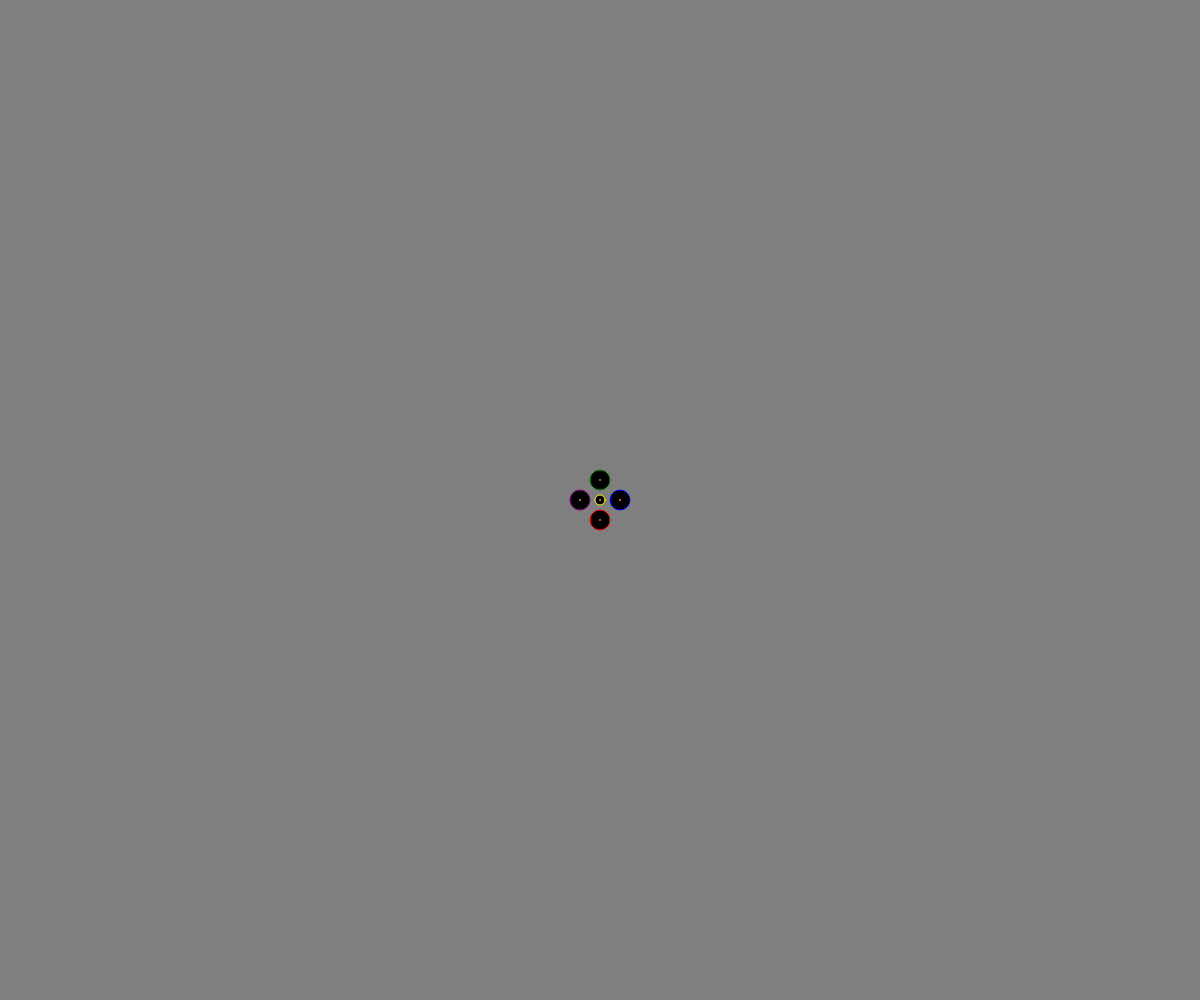
Frame 1 (no input)
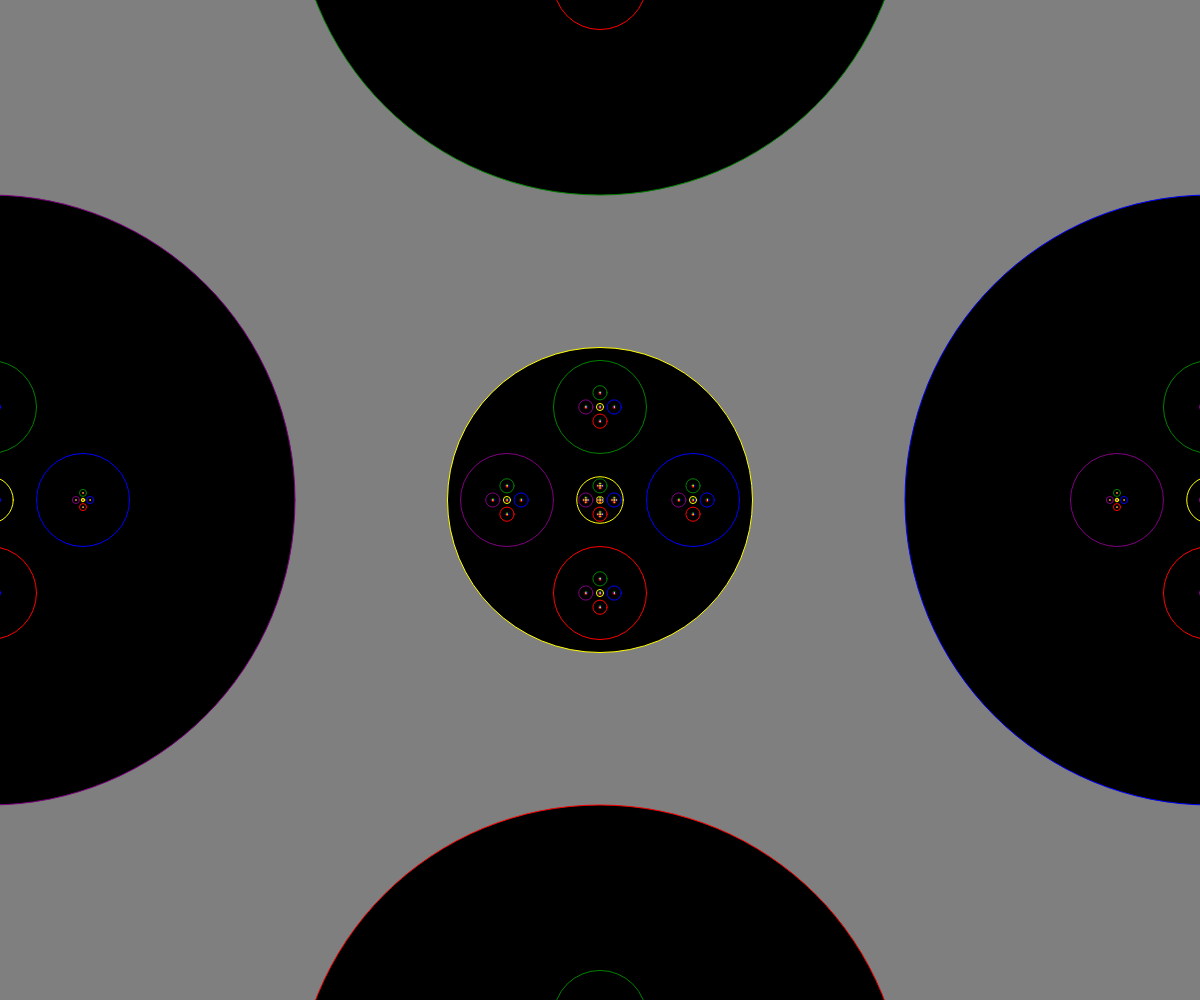
Frame 60 (no input)
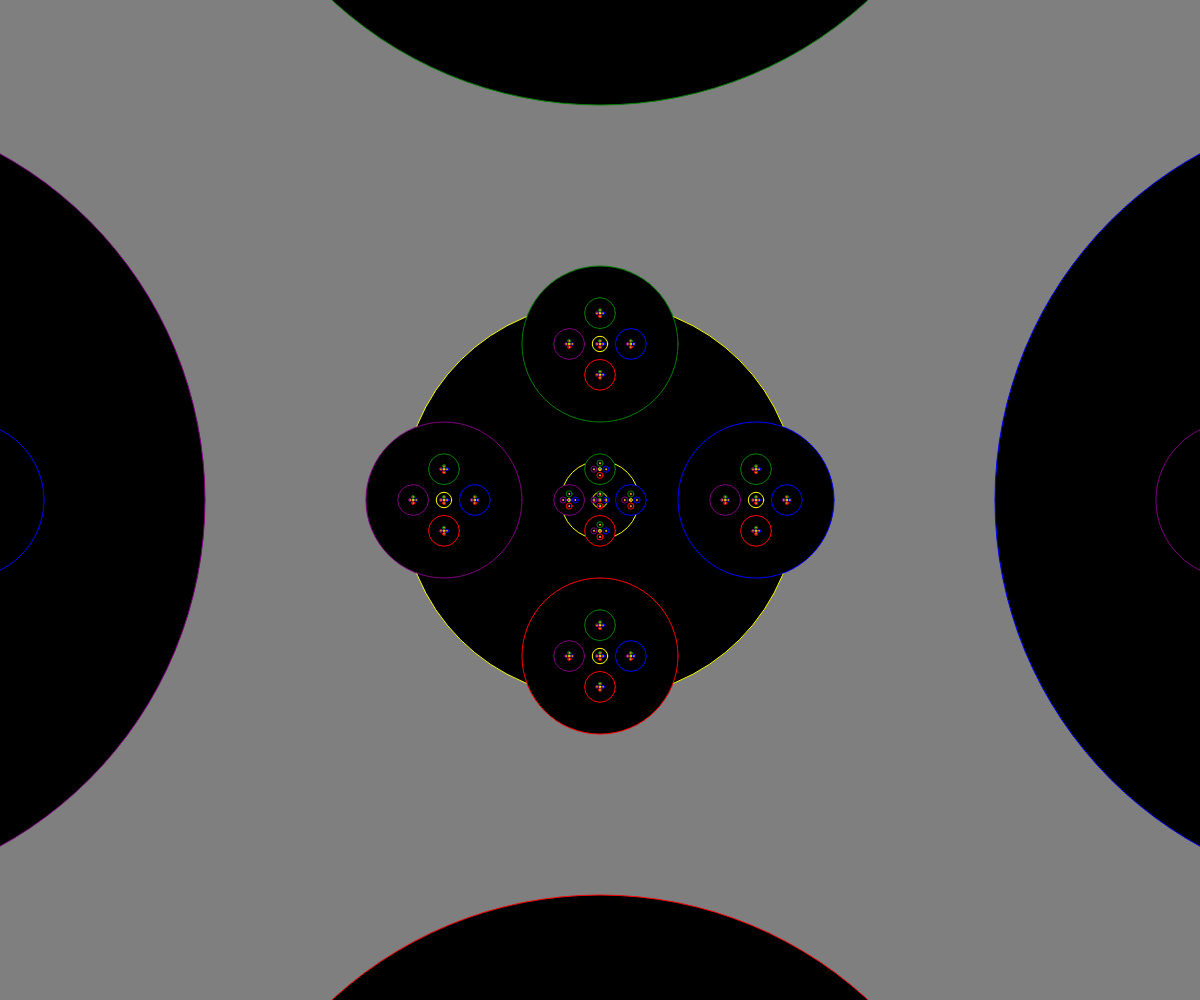
Frame 120 (the mouse pressed at the canvas centre since frame 60)

The p5.js sketch that drew these frames (run headless with seeded random() and noise() and a simulated clock; from frame 60 on, the mouse is pressed at the canvas centre):

// p5.js sketch
// ── sketch.js
let ratio, increment;

function setup() {
  createCanvas(innerWidth, innerHeight)
  frameRate(20)

  ratio = 0.01
  increment = ratio * 0.5
}

function draw() {
  background(127)
  translate(width / 2, height / 2)
  drawCircle(0, 0, min(width, height) * 2.00, ratio)

  if (ratio >= 0.50 || (ratio <= 0.00 && increment < 0)) {
    increment *= -1
  }
  ratio += increment
}

function drawCircle(cx, cy, d, ratio, i=0) {
  if (i > 0) {
    fill('black')
    circle(cx, cy, d)
  }

  if (d > 2) {
    push()
    stroke('green')
    drawCircle(cx, cy - d * ratio, d * ratio, ratio * 0.5, i+1)
    pop()

    push()
    stroke('purple')
    drawCircle(cx - d * ratio, cy, d * ratio, ratio * 0.5, i+1)
    pop()

    push()
    stroke('blue')
    drawCircle(cx + d * ratio, cy, d * ratio, ratio * 0.5, i+1)
    pop()

    push()
    stroke('red')
    drawCircle(cx, cy + d * ratio, d * ratio, ratio * 0.5, i+1)
    pop()

    push()
    stroke('yellow')
    drawCircle(cx, cy, d * ratio / 2, ratio, i+1)
    pop()
  }
}
